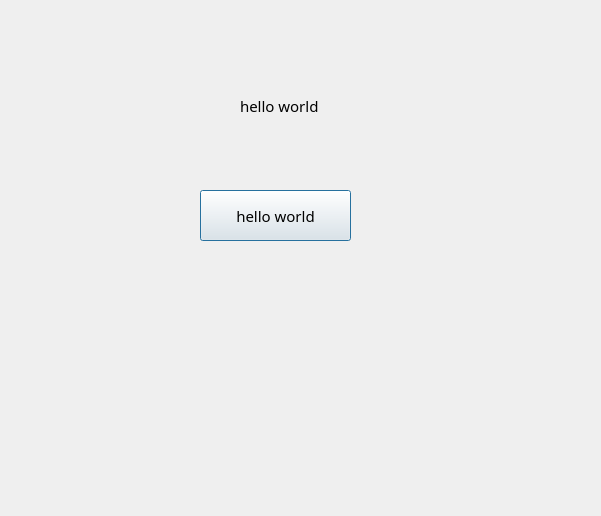
<?xml version="1.0" encoding="UTF-8"?>
<ui version="4.0">
 <class>Dialog</class>
 <widget class="QDialog" name="Dialog">
  <property name="geometry">
   <rect>
    <x>0</x>
    <y>0</y>
    <width>601</width>
    <height>516</height>
   </rect>
  </property>
  <property name="font">
   <font>
    <family>3ds</family>
    <pointsize>11</pointsize>
   </font>
  </property>
  <property name="windowTitle">
   <string>UnzipSoftware</string>
  </property>
  <widget class="QLabel" name="label">
   <property name="geometry">
    <rect>
     <x>240</x>
     <y>90</y>
     <width>91</width>
     <height>31</height>
    </rect>
   </property>
   <property name="text">
    <string>hello world</string>
   </property>
  </widget>
  <widget class="QPushButton" name="pushButton">
   <property name="geometry">
    <rect>
     <x>200</x>
     <y>190</y>
     <width>151</width>
     <height>51</height>
    </rect>
   </property>
   <property name="text">
    <string>hello world</string>
   </property>
  </widget>
 </widget>
 <resources/>
 <connections/>
</ui>
